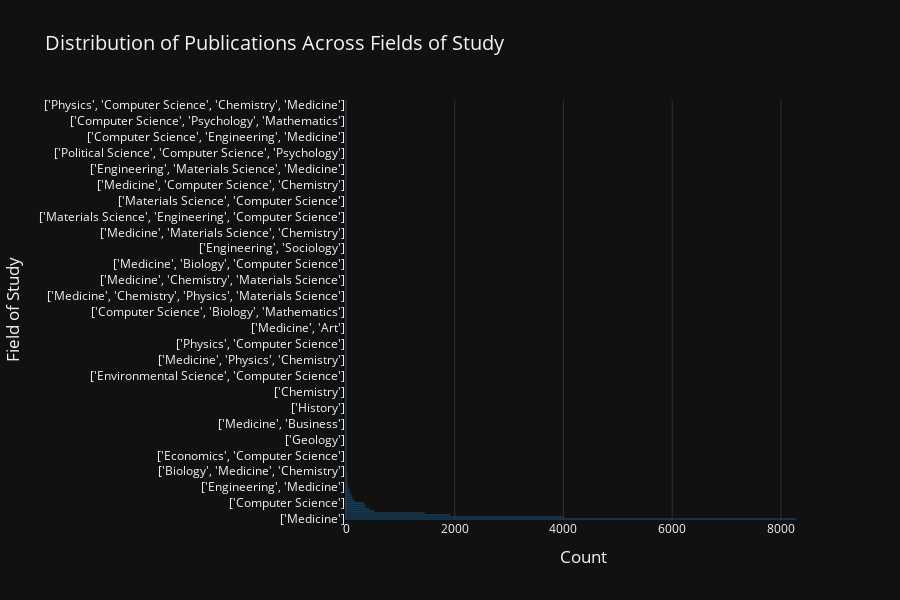

The notebook cell saved with this chart:
### Markdown cell above
# Field of Study Analysis using Plotly

### Code cell
# Group by fieldsOfStudy and count the number of publications in each field
field_counts = df['fieldsOfStudy'].value_counts().reset_index()
field_counts.columns = ['Field of Study', 'Count']

# Create an interactive bar chart using Plotly Express
fig = px.bar(field_counts, x='Count', y='Field of Study', orientation='h',
             title='Distribution of Publications Across Fields of Study',
             labels={'Field of Study': 'Field of Study', 'Count': 'Count'},
             template='plotly_dark')

# Customize the appearance of the chart
fig.update_traces(marker_color='#1f77b4', opacity=0.7)

# Adjust the layout for better visibility
fig.update_layout(
    xaxis_title='Count',
    yaxis_title='Field of Study',
    xaxis_tickfont_size=12,
    yaxis_tickfont_size=12,
    font=dict(size=14),
    showlegend=False,
    height=600,  # Increase the chart height for better visibility
)

# Show the interactive chart
fig.show()

### Figure 1 — Plotly figure (JSON) as saved in the notebook; plotly's stock layout.template omitted (floating-point values rounded to 4 significant figures; data arrays with more than 128 entries replaced by an {"elided": "..."} marker saying what was removed)
{"data": [{"alignmentgroup": "True", "hovertemplate": "Count=%{x}<br>Field of Study=%{y}<extra></extra>", "legendgroup": "", "marker": {"color": "#1f77b4", "pattern": {"shape": ""}}, "name": "", "offsetgroup": "", "opacity": 0.7, "orientation": "h", "showlegend": false, "textposition": "auto", "type": "bar", "x": {"elided": "211 int values"}, "xaxis": "x", "y": {"elided": "211 str values"}, "yaxis": "y"}], "layout": {"barmode": "relative", "font": {"size": 14}, "height": 600, "legend": {"tracegroupgap": 0}, "showlegend": false, "title": {"text": "Distribution of Publications Across Fields of Study"}, "xaxis": {"anchor": "y", "domain": [0, 1], "tickfont": {"size": 12}, "title": {"text": "Count"}}, "yaxis": {"anchor": "x", "domain": [0, 1], "tickfont": {"size": 12}, "title": {"text": "Field of Study"}}}}
